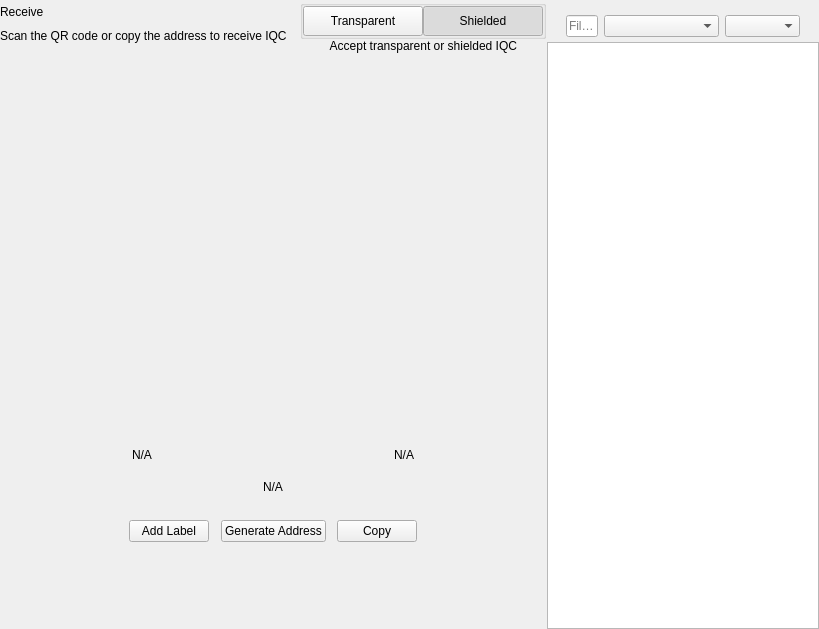
<?xml version="1.0" encoding="UTF-8"?>
<ui version="4.0">
 <class>ReceiveWidget</class>
 <widget class="QWidget" name="ReceiveWidget">
  <property name="geometry">
   <rect>
    <x>0</x>
    <y>0</y>
    <width>819</width>
    <height>629</height>
   </rect>
  </property>
  <property name="minimumSize">
   <size>
    <width>0</width>
    <height>0</height>
   </size>
  </property>
  <property name="windowTitle">
   <string>Form</string>
  </property>
  <layout class="QHBoxLayout" name="horizontalLayout_2" stretch="2,1">
   <property name="spacing">
    <number>0</number>
   </property>
   <property name="leftMargin">
    <number>0</number>
   </property>
   <property name="topMargin">
    <number>0</number>
   </property>
   <property name="rightMargin">
    <number>0</number>
   </property>
   <property name="bottomMargin">
    <number>0</number>
   </property>
   <item>
    <widget class="QWidget" name="left" native="true">
     <layout class="QVBoxLayout" name="verticalLayout_3">
      <property name="leftMargin">
       <number>0</number>
      </property>
      <property name="topMargin">
       <number>0</number>
      </property>
      <property name="rightMargin">
       <number>0</number>
      </property>
      <property name="bottomMargin">
       <number>0</number>
      </property>
      <item>
       <layout class="QVBoxLayout" name="verticalLayout_2">
        <property name="spacing">
         <number>0</number>
        </property>
        <property name="leftMargin">
         <number>0</number>
        </property>
        <item>
         <layout class="QHBoxLayout" name="horizontalLayout_3">
          <property name="spacing">
           <number>0</number>
          </property>
          <item>
           <layout class="QVBoxLayout" name="verticalLayout_4">
            <property name="spacing">
             <number>5</number>
            </property>
            <item>
             <widget class="QLabel" name="labelTitle">
              <property name="text">
               <string>Receive</string>
              </property>
             </widget>
            </item>
            <item alignment="Qt::AlignTop">
             <widget class="QLabel" name="labelSubtitle1">
              <property name="text">
               <string>Scan the QR code or copy the address to receive IQC</string>
              </property>
             </widget>
            </item>
           </layout>
          </item>
          <item>
           <spacer name="horizontalSpacer">
            <property name="orientation">
             <enum>Qt::Horizontal</enum>
            </property>
            <property name="sizeHint" stdset="0">
             <size>
              <width>40</width>
              <height>20</height>
             </size>
            </property>
           </spacer>
          </item>
          <item>
           <widget class="QWidget" name="containerViewPrivacyChecks" native="true">
            <layout class="QVBoxLayout" name="containerPrivacyChecks">
             <property name="spacing">
              <number>0</number>
             </property>
             <property name="leftMargin">
              <number>0</number>
             </property>
             <property name="topMargin">
              <number>0</number>
             </property>
             <property name="rightMargin">
              <number>0</number>
             </property>
             <property name="bottomMargin">
              <number>0</number>
             </property>
             <item alignment="Qt::AlignHCenter|Qt::AlignVCenter">
              <widget class="QGroupBox" name="groupBox">
               <property name="title">
                <string/>
               </property>
               <layout class="QHBoxLayout" name="horizontalLayout_2_1">
                <property name="spacing">
                 <number>0</number>
                </property>
                <property name="leftMargin">
                 <number>0</number>
                </property>
                <property name="topMargin">
                 <number>0</number>
                </property>
                <property name="rightMargin">
                 <number>0</number>
                </property>
                <property name="bottomMargin">
                 <number>0</number>
                </property>
                <item>
                 <widget class="QPushButton" name="pushLeft">
                  <property name="minimumSize">
                   <size>
                    <width>120</width>
                    <height>30</height>
                   </size>
                  </property>
                  <property name="maximumSize">
                   <size>
                    <width>120</width>
                    <height>30</height>
                   </size>
                  </property>
                  <property name="focusPolicy">
                   <enum>Qt::NoFocus</enum>
                  </property>
                  <property name="text">
                   <string>Transparent</string>
                  </property>
                  <property name="checkable">
                   <bool>true</bool>
                  </property>
                  <property name="autoExclusive">
                   <bool>true</bool>
                  </property>
                 </widget>
                </item>
                <item>
                 <widget class="QPushButton" name="pushRight">
                  <property name="minimumSize">
                   <size>
                    <width>120</width>
                    <height>30</height>
                   </size>
                  </property>
                  <property name="maximumSize">
                   <size>
                    <width>120</width>
                    <height>30</height>
                   </size>
                  </property>
                  <property name="focusPolicy">
                   <enum>Qt::NoFocus</enum>
                  </property>
                  <property name="text">
                   <string>Shielded</string>
                  </property>
                  <property name="checkable">
                   <bool>true</bool>
                  </property>
                  <property name="checked">
                   <bool>true</bool>
                  </property>
                  <property name="autoExclusive">
                   <bool>true</bool>
                  </property>
                 </widget>
                </item>
               </layout>
              </widget>
             </item>
             <item alignment="Qt::AlignHCenter|Qt::AlignTop">
              <widget class="QLabel" name="labelSubtitle2">
               <property name="text">
                <string>Accept transparent or shielded IQC</string>
               </property>
               <property name="alignment">
                <set>Qt::AlignRight|Qt::AlignTrailing|Qt::AlignVCenter</set>
               </property>
              </widget>
             </item>
            </layout>
           </widget>
          </item>
         </layout>
        </item>
        <item>
         <spacer name="verticalSpacer_2">
          <property name="orientation">
           <enum>Qt::Vertical</enum>
          </property>
          <property name="sizeType">
           <enum>QSizePolicy::Expanding</enum>
          </property>
          <property name="sizeHint" stdset="0">
           <size>
            <width>20</width>
            <height>50</height>
           </size>
          </property>
         </spacer>
        </item>
        <item alignment="Qt::AlignHCenter">
         <widget class="QWidget" name="layoutQR" native="true">
          <property name="maximumSize">
           <size>
            <width>510</width>
            <height>16777215</height>
           </size>
          </property>
          <layout class="QVBoxLayout" name="verticalLayoutQr">
           <item>
            <spacer name="verticalSpacer11">
             <property name="orientation">
              <enum>Qt::Vertical</enum>
             </property>
             <property name="sizeType">
              <enum>QSizePolicy::Fixed</enum>
             </property>
             <property name="sizeHint" stdset="0">
              <size>
               <width>20</width>
               <height>20</height>
              </size>
             </property>
            </spacer>
           </item>
           <item alignment="Qt::AlignHCenter">
            <widget class="QLabel" name="labelQrImg">
             <property name="minimumSize">
              <size>
               <width>260</width>
               <height>260</height>
              </size>
             </property>
             <property name="maximumSize">
              <size>
               <width>260</width>
               <height>260</height>
              </size>
             </property>
             <property name="text">
              <string/>
             </property>
             <property name="alignment">
              <set>Qt::AlignCenter</set>
             </property>
            </widget>
           </item>
           <item>
            <spacer name="verticalSpacer_21">
             <property name="orientation">
              <enum>Qt::Vertical</enum>
             </property>
             <property name="sizeType">
              <enum>QSizePolicy::Fixed</enum>
             </property>
             <property name="sizeHint" stdset="0">
              <size>
               <width>20</width>
               <height>30</height>
              </size>
             </property>
            </spacer>
           </item>
           <item>
            <widget class="QWidget" name="widget" native="true">
             <property name="minimumSize">
              <size>
               <width>0</width>
               <height>0</height>
              </size>
             </property>
             <layout class="QHBoxLayout" name="horizontalLayout_5">
              <item>
               <widget class="QLabel" name="labelLabel">
                <property name="text">
                 <string notr="true">N/A</string>
                </property>
               </widget>
              </item>
              <item>
               <spacer name="horizontalSpacer_2">
                <property name="orientation">
                 <enum>Qt::Horizontal</enum>
                </property>
                <property name="sizeHint" stdset="0">
                 <size>
                  <width>141</width>
                  <height>20</height>
                 </size>
                </property>
               </spacer>
              </item>
              <item>
               <widget class="QLabel" name="labelDate">
                <property name="text">
                 <string notr="true">N/A</string>
                </property>
                <property name="alignment">
                 <set>Qt::AlignRight|Qt::AlignTrailing|Qt::AlignVCenter</set>
                </property>
               </widget>
              </item>
             </layout>
            </widget>
           </item>
           <item>
            <widget class="QLabel" name="labelAddress">
             <property name="sizePolicy">
              <sizepolicy hsizetype="Expanding" vsizetype="Preferred">
               <horstretch>0</horstretch>
               <verstretch>0</verstretch>
              </sizepolicy>
             </property>
             <property name="minimumSize">
              <size>
               <width>300</width>
               <height>0</height>
              </size>
             </property>
             <property name="text">
              <string notr="true">N/A</string>
             </property>
             <property name="alignment">
              <set>Qt::AlignCenter</set>
             </property>
            </widget>
           </item>
           <item>
            <spacer name="verticalSpacer_4">
             <property name="orientation">
              <enum>Qt::Vertical</enum>
             </property>
             <property name="sizeType">
              <enum>QSizePolicy::Fixed</enum>
             </property>
             <property name="sizeHint" stdset="0">
              <size>
               <width>20</width>
               <height>20</height>
              </size>
             </property>
            </spacer>
           </item>
           <item>
            <layout class="QHBoxLayout" name="horizontalLayout_4">
             <item alignment="Qt::AlignHCenter">
              <widget class="QPushButton" name="pushButtonLabel">
               <property name="focusPolicy">
                <enum>Qt::NoFocus</enum>
               </property>
               <property name="text">
                <string>Add Label</string>
               </property>
              </widget>
             </item>
             <item alignment="Qt::AlignHCenter">
              <widget class="QPushButton" name="pushButtonNewAddress">
               <property name="focusPolicy">
                <enum>Qt::NoFocus</enum>
               </property>
               <property name="text">
                <string>Generate Address</string>
               </property>
              </widget>
             </item>
             <item alignment="Qt::AlignHCenter">
              <widget class="QPushButton" name="pushButtonCopy">
               <property name="focusPolicy">
                <enum>Qt::NoFocus</enum>
               </property>
               <property name="text">
                <string>Copy</string>
               </property>
              </widget>
             </item>
            </layout>
           </item>
           <item>
            <spacer name="verticalSpacer_3">
             <property name="orientation">
              <enum>Qt::Vertical</enum>
             </property>
             <property name="sizeType">
              <enum>QSizePolicy::Expanding</enum>
             </property>
             <property name="sizeHint" stdset="0">
              <size>
               <width>20</width>
               <height>20</height>
              </size>
             </property>
            </spacer>
           </item>
          </layout>
         </widget>
        </item>
        <item>
         <spacer name="verticalSpacer">
          <property name="orientation">
           <enum>Qt::Vertical</enum>
          </property>
          <property name="sizeHint" stdset="0">
           <size>
            <width>20</width>
            <height>40</height>
           </size>
          </property>
         </spacer>
        </item>
       </layout>
      </item>
     </layout>
    </widget>
   </item>
   <item>
    <widget class="QWidget" name="right" native="true">
     <layout class="QVBoxLayout" name="verticalLayout_5">
      <property name="spacing">
       <number>0</number>
      </property>
      <property name="leftMargin">
       <number>1</number>
      </property>
      <property name="topMargin">
       <number>0</number>
      </property>
      <property name="rightMargin">
       <number>0</number>
      </property>
      <property name="bottomMargin">
       <number>0</number>
      </property>
      <item>
       <layout class="QVBoxLayout" name="container_right">
        <property name="spacing">
         <number>0</number>
        </property>
        <property name="leftMargin">
         <number>0</number>
        </property>
        <property name="rightMargin">
         <number>0</number>
        </property>
        <item>
         <layout class="QVBoxLayout" name="verticalLayout">
          <property name="spacing">
           <number>6</number>
          </property>
          <property name="leftMargin">
           <number>19</number>
          </property>
          <property name="rightMargin">
           <number>19</number>
          </property>
          <item>
           <widget class="OptionButton" name="btnRequest" native="true"/>
          </item>
          <item>
           <widget class="OptionButton" name="btnMyAddresses" native="true">
            <property name="sizePolicy">
             <sizepolicy hsizetype="Preferred" vsizetype="Minimum">
              <horstretch>0</horstretch>
              <verstretch>0</verstretch>
             </sizepolicy>
            </property>
           </widget>
          </item>
         </layout>
        </item>
        <item>
         <widget class="QWidget" name="sortWidget" native="true">
          <layout class="QHBoxLayout" name="horizontalLayout_6">
           <property name="leftMargin">
            <number>19</number>
           </property>
           <property name="rightMargin">
            <number>19</number>
           </property>
           <property name="bottomMargin">
            <number>5</number>
           </property>
           <item>
            <widget class="QLineEdit" name="lineEditFilter">
             <property name="sizePolicy">
              <sizepolicy hsizetype="Expanding" vsizetype="Fixed">
               <horstretch>0</horstretch>
               <verstretch>0</verstretch>
              </sizepolicy>
             </property>
             <property name="minimumSize">
              <size>
               <width>0</width>
               <height>0</height>
              </size>
             </property>
             <property name="contextMenuPolicy">
              <enum>Qt::DefaultContextMenu</enum>
             </property>
             <property name="acceptDrops">
              <bool>false</bool>
             </property>
             <property name="maxLength">
              <number>40</number>
             </property>
             <property name="placeholderText">
              <string>Filter</string>
             </property>
            </widget>
           </item>
           <item>
            <spacer name="horizontalSpacer_3">
             <property name="orientation">
              <enum>Qt::Horizontal</enum>
             </property>
             <property name="sizeType">
              <enum>QSizePolicy::Preferred</enum>
             </property>
             <property name="sizeHint" stdset="0">
              <size>
               <width>20</width>
               <height>20</height>
              </size>
             </property>
            </spacer>
           </item>
           <item>
            <widget class="QComboBox" name="comboBoxSort">
             <property name="sizePolicy">
              <sizepolicy hsizetype="Preferred" vsizetype="Fixed">
               <horstretch>0</horstretch>
               <verstretch>0</verstretch>
              </sizepolicy>
             </property>
             <property name="minimumSize">
              <size>
               <width>115</width>
               <height>0</height>
              </size>
             </property>
            </widget>
           </item>
           <item>
            <widget class="QComboBox" name="comboBoxSortOrder">
             <property name="sizePolicy">
              <sizepolicy hsizetype="Preferred" vsizetype="Fixed">
               <horstretch>0</horstretch>
               <verstretch>0</verstretch>
              </sizepolicy>
             </property>
             <property name="minimumSize">
              <size>
               <width>75</width>
               <height>0</height>
              </size>
             </property>
            </widget>
           </item>
          </layout>
          <zorder>comboBoxSort</zorder>
          <zorder>comboBoxSortOrder</zorder>
          <zorder>lineEditFilter</zorder>
         </widget>
        </item>
        <item>
         <widget class="QListView" name="listViewAddress"/>
        </item>
       </layout>
      </item>
     </layout>
    </widget>
   </item>
  </layout>
 </widget>
 <customwidgets>
  <customwidget>
   <class>OptionButton</class>
   <extends>QWidget</extends>
   <header>qt/infaqcoin/optionbutton.h</header>
   <container>1</container>
  </customwidget>
 </customwidgets>
 <resources/>
 <connections/>
</ui>
